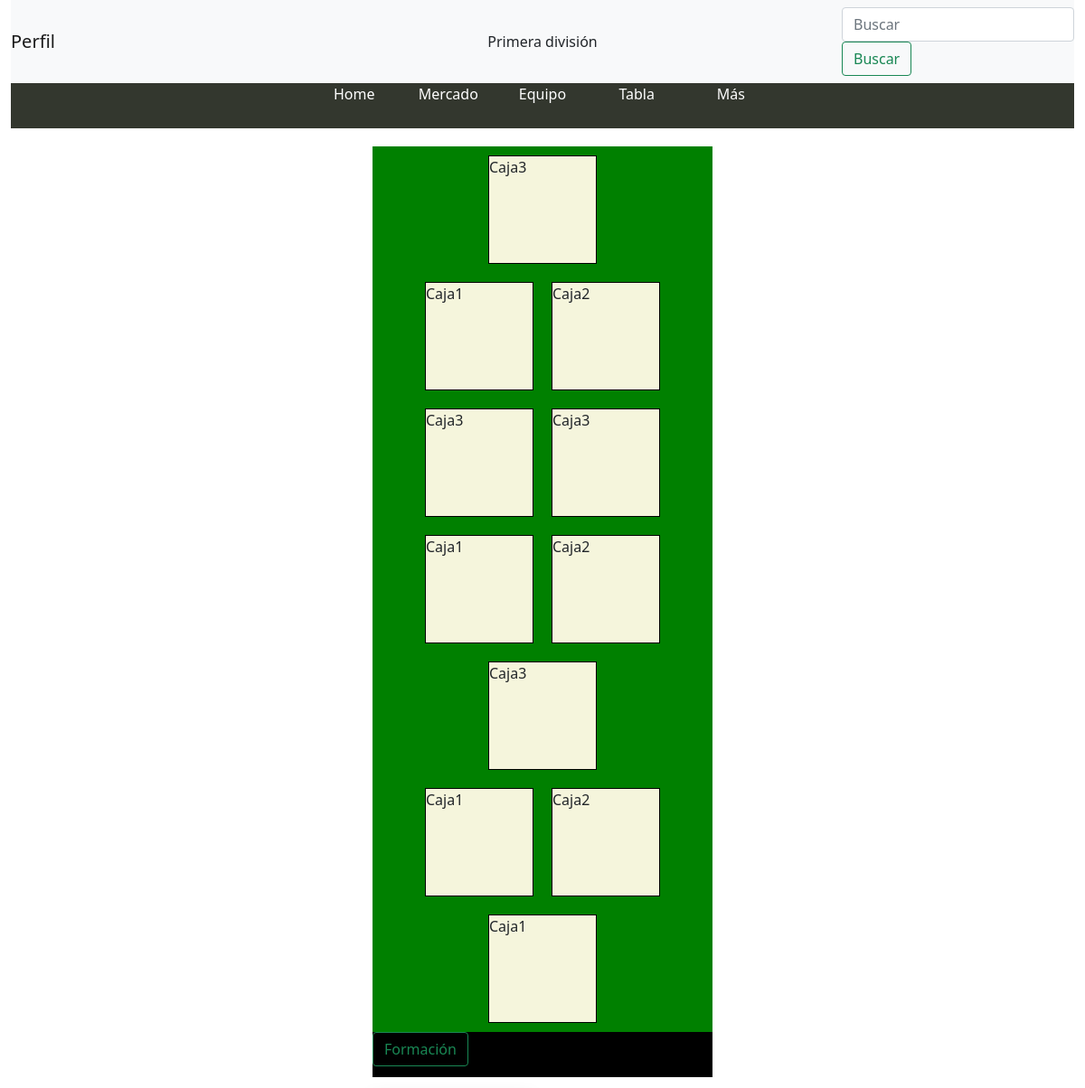
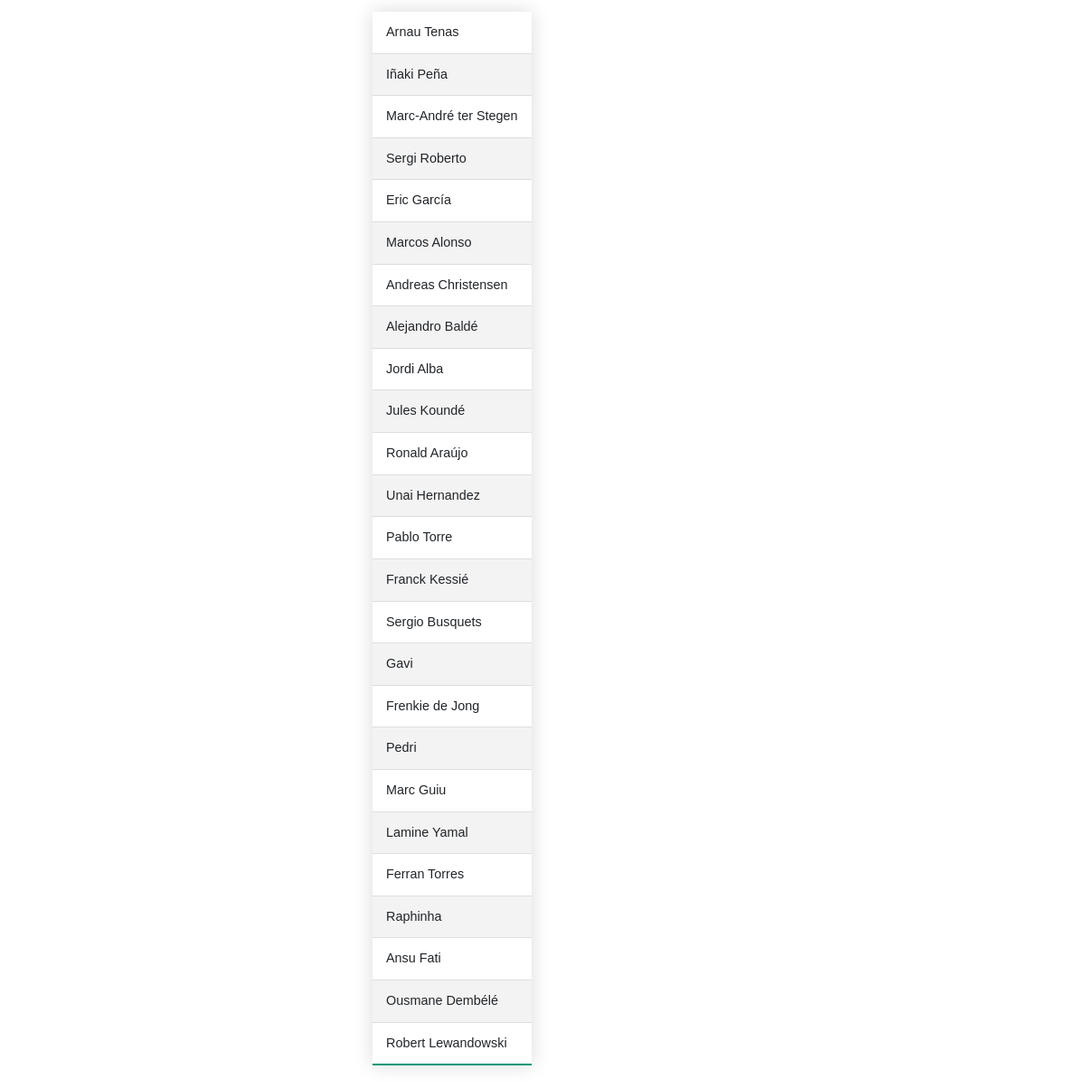
The page / on the database its author committed (2 pictures, top to bottom).
### home/models.py (models this page shows, shortened)
class Player(models.Model):
    name = models.CharField(max_length=50)
    position =  models.ForeignKey(PlayerPosition, on_delete=models.CASCADE, related_name='player')
    team = models.ForeignKey(Team, on_delete=models.CASCADE, related_name='player')
    nationality = models.CharField(max_length=50)
    age = models.CharField(max_length=50)
    altura = models.CharField(max_length=50)
    foot = models.CharField( max_length=50)
    number = models.CharField(max_length=50)
    market_value = models.IntegerField(blank=True, null=True)
    image = models.ImageField(upload_to='images/', blank=True, null=True)
    points = models.IntegerField(default=0)
    matches = models.CharField(max_length=20, blank=True, null=True)
    started = models.CharField(max_length=20, blank=True, null=True)
    min_per_game = models.CharField(max_length=20, blank=True, null=True)
    goals = models.CharField(max_length=20, blank=True, null=True)
    exp_goals = models.CharField(max_length=20, blank=True, null=True)
    penalty_goals = models.CharField(max_length=20, blank=True, null=True)
    penalty_conversion = models.CharField(max_length=20, blank=True, null=True)
    score_freq = models.CharField(max_length=20, blank=True, null=True)
    goals_per_game = models.CharField(max_length=20, blank=True, null=True)
    total_shots = models.CharField(max_length=20, blank=True, null=True)
    shots_per_game = models.CharField(max_length=20, blank=True, null=True)
    shots_target = models.CharField(max_length=20, blank=True, null=True)
    shots_on_target_per_game = models.CharField(max_length=20, blank=True, null=True)
    bigchances_missed = models.CharField(max_length=20, blank=True, null=True)
    goal_conversion = models.CharField(max_length=20, blank=True, null=True)
    freekick_goals = models.CharField(max_length=20, blank=True, null=True)
    freekick_conversion = models.CharField(max_length=20, blank=True, null=True)
    goals_insidebox = models.CharField(max_length=20, blank=True, null=True)
    goals_outsidebox = models.CharField(max_length=20, blank=True, null=True)
    head_goals = models.CharField(max_length=20, blank=True, null=True)
    left_goals = models.CharField(max_length=20, blank=True, null=True)
    right_goals = models.CharField(max_length=20, blank=True, null=True)
    penalty_won = models.CharField(max_length=20, blank=True, null=True)
    assists = models.CharField(max_length=20, blank=True, null=True)
    exp_assists = models.CharField(max_length=20, blank=True, null=True)
    total_touches = models.CharField(max_length=20, blank=True, null=True)
    touches_per_game = models.CharField(max_length=20, blank=True, null=True)
    bigchances_created = models.CharField(max_length=20, blank=True, null=True)
    total_key_passes = models.CharField(max_length=20, blank=True, null=True)
    key_passes_per_game = models.CharField(max_length=20, blank=True, null=True)
    total_acc_per_game = models.CharField(max_length=20, blank=True, null=True)
    acc_per_game = models.CharField(max_length=20, blank=True, null=True)
    total_acc_own_half = models.CharField(max_length=20, blank=True, null=True)
    acc_own_half = models.CharField(max_length=20, blank=True, null=True)
    total_acc_oppo_half = models.CharField(max_length=20, blank=True, null=True)
    acc_oppo_half = models.CharField(max_length=20, blank=True, null=True)
    total_acc_longballs = models.CharField(max_length=20, blank=True, null=True)
    acc_longballs = models.CharField(max_length=20, blank=True, null=True)
    total_acc_chipballs = models.CharField(max_length=20, blank=True, null=True)
    acc_chipballs = models.CharField(max_length=20, blank=True, null=True)
    total_acc_crosses = models.CharField(max_length=20, blank=True, null=True)
    acc_crosses = models.CharField(max_length=20, blank=True, null=True)
    total_interceptions = models.CharField(max_length=20, blank=True, null=True)
    intercep_per_game = models.CharField(max_length=20, blank=True, null=True)
    total_tackles = models.CharField(max_length=20, blank=True, null=True)
    tackles_per_game = models.CharField(max_length=20, blank=True, null=True)
    total_poss_won = models.CharField(max_length=20, blank=True, null=True)
    poss_won = models.CharField(max_length=20, blank=True, null=True)
    total_dribbled = models.CharField(max_length=20, blank=True, null=True)
    dribbled_per_game = models.CharField(max_length=20, blank=True, null=True)
    total_clearences = models.CharField(max_length=20, blank=True, null=True)
    clearences_per_game = models.CharField(max_length=20, blank=True, null=True)
    errors_leadtoshot = models.CharField(max_length=20, blank=True, null=True)
    errors_leadtogoal = models.CharField(max_length=20, blank=True, null=True)
    penalty_commited = models.CharField(max_length=20, blank=True, null=True)
    total_succ_dribbles = models.CharField(max_length=20, blank=True, null=True)
    succ_dribbles_per_game = models.CharField(max_length=20, blank=True, null=True)
    total_duels_won = models.CharField(max_length=20, blank=True, null=True)
    duels_won_per_game = models.CharField(max_length=20, blank=True, null=True)
    total_ground_duels_won = models.CharField(max_length=20, blank=True, null=True)
    ground_duels_won_per_game = models.CharField(max_length=20, blank=True, null=True)
    total_air_duels_won = models.CharField(max_length=20, blank=True, null=True)
    air_duels_won_per_game = models.CharField(max_length=20, blank=True, null=True)
    total_poss_lost = models.CharField(max_length=20, blank=True, null=True)
    poss_lost_per_game = models.CharField(max_length=20, blank=True, null=True)
    total_fouls = models.CharField(max_length=20, blank=True, null=True)
    fouls_per_game = models.CharField(max_length=20, blank=True, null=True)
    total_fouled = models.CharField(max_length=20, blank=True, null=True)
    fouled_per_game = models.CharField(max_length=20, blank=True, null=True)
    yellows = models.CharField(max_length=20, blank=True, null=True)
    yellow_reds = models.CharField(max_length=20, blank=True, null=True)
    reds = models.CharField(max_length=20, blank=True, null=True)
    slug = models.SlugField(max_length=255)
    is_active = models.BooleanField(default=True)
    created = models.DateTimeField(auto_now_add=True)
    updated = models.DateTimeField(auto_now=True)
    objects = models.Manager()
    prlayers = PlayerManager()
    class Meta:
        verbose_name_plural = 'Players'
        ordering = ('-created',)

### home/views.py (the view)
# urls.py: path('', include('home.urls', namespace='home')),
    def home(request):
        return render(request, 'home/app/equipo.html')

### home/context_processors.py (called while the page is built)
def players(request):
    return {
        'players': Player.objects.all()
    }

def positions(request):
    return {
        'postions': PlayerPosition.objects.all()
    }

def teams(request):
    return {
        'teams': Team.objects.all()
    }

### home/templates/home/app/equipo.html (shortened to what this page needs)
{% extends "home/app/base.html" %}
{% load static %}
{% block content %}
   <section class="line-up">
    <div class="flex-container" id="delantera">
        <div class="caja">
          Caja1
        </div>
        <div class="caja">
          Caja2
        </div>
        <div class="caja">
          Caja3
        </div>
    </div>
    <div class="flex-container" id="mediocentro">
        <div class="caja">
          Caja1
        </div>
        <div class="caja">
        Caja2
        </div>
        <div class="caja">
         Caja3
        </div>
        <div class="caja">
            Caja3
           </div>
    </div>
    <div class="flex-container" id="defensa">
        <div class="caja">
          Caja1
        </div>
        <div class="caja">
         Caja2
        </div>
        <div class="caja">
         Caja3
        </div>
      </div>
      <div class="flex-container" id="porteria">
        <div class="caja">
          Caja1
        </div>
    </div>
</section>
<div class="alineacion">
    <button data-open-modal id="cambiar-once" class="btn btn-outline-success my-5 my-sm-0" type="submit">Formación </button>
</div>
   <table class="styled-table-equipo">
    {% for player in players %}
    <tr>
      <td>{{player.name}}</td>
   </tr>
   {% endfor %}
   </table>
{% endblock %}

### home/templates/home/app/base.html (shortened to what this page needs)
{% load static %}
<!DOCTYPE html>
<html lang="es">
<head>
    <link href="{% static 'home/style.css' %}" rel="stylesheet">
    <link href="https://cdn.jsdelivr.net/npm/bootstrap@5.0.2/dist/css/bootstrap.min.css" rel="stylesheet"
>
</head>
<body>
    <header>
        <div class="container-fluid">
            <nav class="navbar navbar-light bg-light" class="first_nav">
                <a class="navbar-brand">Perfil</a>
                <div class="topnav-centered">
                    <span href="#home" class="active">Primera división</span>
                  </div>
                <form class="form-inline">
                  <input class="form-control mr-sm-2" type="search" placeholder="Buscar" aria-label="Search">
                  <button class="btn btn-outline-success my-2 my-sm-0" type="submit">Buscar</button>
                </form>
              </nav>
              <div class="menu_nav">
                <ul>
                    <li><a href="">Home</a></li>
                    <li><a href="">Mercado</a></li>
                    <li><a href="{% url 'home:home' %}">Equipo</a></li>
                    <li><a href="">Tabla</a></li>
                    <li><a href="{% url 'home:players' %}">Más</a></li>
                </ul>
              </div>
        </div>
      </header>
      <div id="content" class='container-fluid'>
        {% block content %}
        {% endblock %}
    </div>
</body>
</html>

### home/static/home/style.css (style rules this page uses)
body { margin: 0; font-family: Arial, Helvetica, sans-serif; background-color: green; }
.topnav-centered span { float: none; position: absolute; top: 50%; left: 50%; transform: translate(-50%, -50%); }
.menu_nav ul { list-style: none; background-color: rgb(51, 55, 46); text-align: center; padding: 0; margin: 0; height: 50px; }
.menu_nav li { display:inline-block; }
.menu_nav a { text-decoration: none; color: rgb(255, 255, 255); width: 100px; display: block; text-align: center; }
.line-up { margin-top: 20px; }
.flex-container { display:flex; margin-left: 400px; margin-right: 400px; background-color: green; justify-content: center; flex-flow: row wrap-reverse; }
.caja { border: 1px solid black; background-color: beige; width: 120px; height: 120px; margin: 10px; }
.alineacion { margin-left: 400px; margin-right: 400px; height: 50px; background-color: black; }
.styled-table-equipo { border-collapse: collapse; margin: 25px 0; font-size: 0.9em; margin-left: 400px; margin-right: 400px; font-family: sans-serif; box-shadow: 0 0 20px rgba(0, 0, 0, 0.15); }
.styled-table-equipo th, .styled-table-equipo td { padding: 12px 15px; }
.styled-table-equipo tbody tr { border-bottom: 1px solid #dddddd; }
.styled-table-equipo tbody tr:nth-of-type(even) { background-color: #f3f3f3; }
.styled-table-equipo tbody tr:last-of-type { border-bottom: 2px solid #009879; }

### rows shown on the page
Player: name "Arnau Tenas"
Player: name "Iñaki Peña"
Player: name "Marc-André ter Stegen"
Player: name "Sergi Roberto"
Player: name "Eric García"
Player: name "Marcos Alonso"
Player: name "Andreas Christensen"
Player: name "Alejandro Baldé"
Player: name "Jordi Alba"
Player: name "Jules Koundé"
Player: name "Ronald Araújo"
Player: name "Unai Hernandez"
Player: name "Pablo Torre"
Player: name "Franck Kessié"
Player: name "Sergio Busquets"
Player: name "Gavi"
Player: name "Frenkie de Jong"
Player: name "Pedri"
Player: name "Marc Guiu"
Player: name "Lamine Yamal"
Player: name "Ferran Torres"
Player: name "Raphinha"
Player: name "Ansu Fati"
Player: name "Ousmane Dembélé"
Player: name "Robert Lewandowski"
